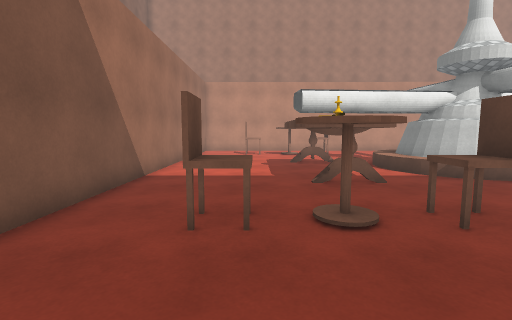
[1] (above)

15 first-person views from a walk through a Unity game level. The camera is 1.4 m above the floor, tilts 6° down and sees 85° across. The floor is counted in squares, 1 m on a side. Each view is taken from the middle of a square. On the plan, view 1 faces up. The plan holds only what a view shows up to about 14 squares ahead; the rest is blank. The place goes on beyond the plan. Surface patterns are stand-ins for the level's own textures.

[2]
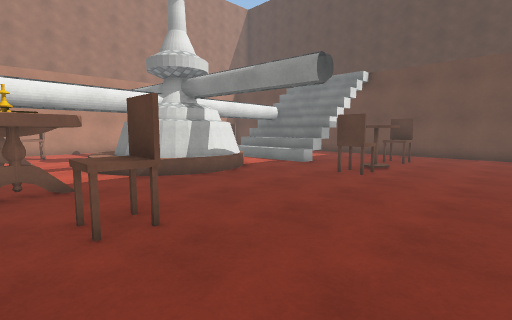

[3]
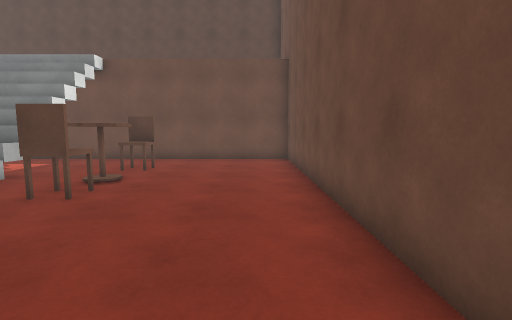

[4]
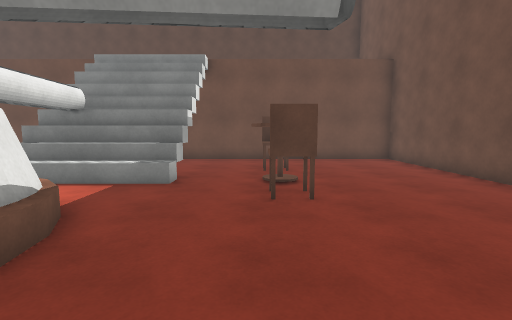

[5]
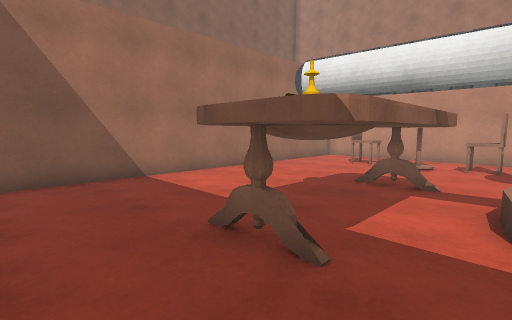

[6]
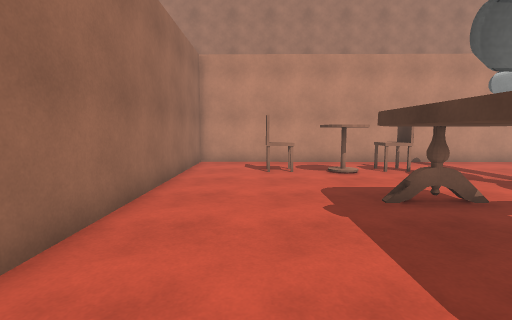

[7]
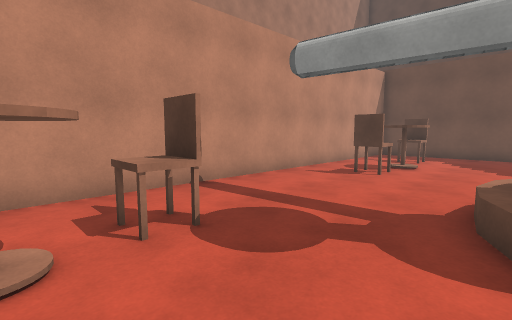

[8]
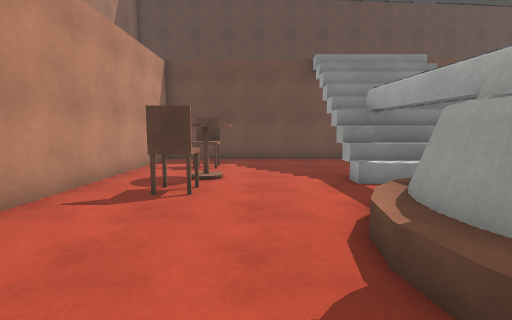

[9]
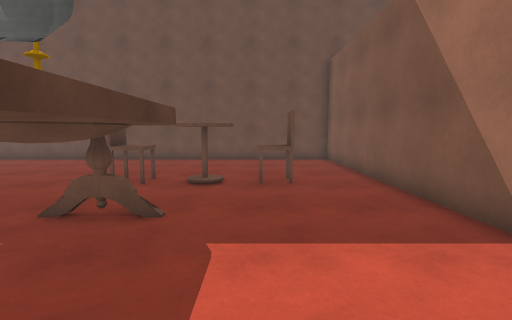

[10]
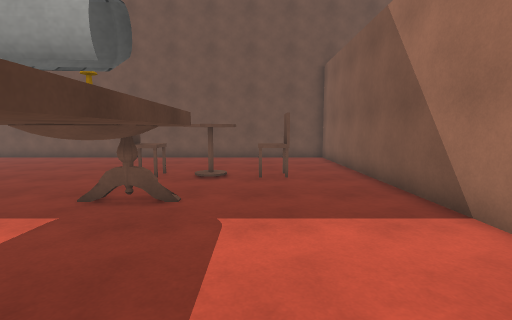

[11]
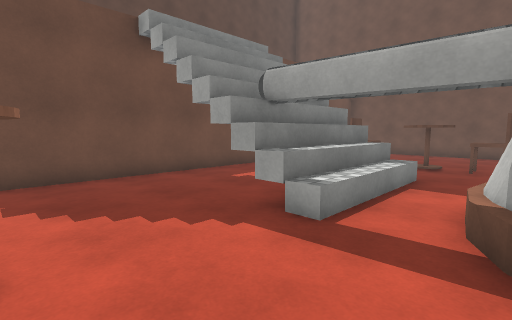

[12]
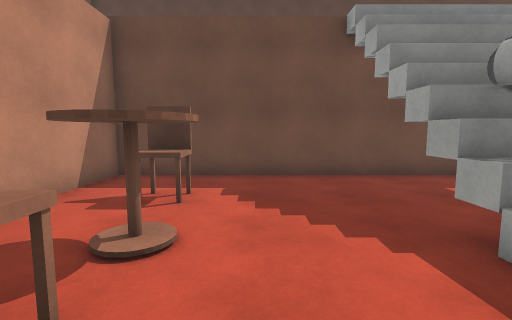

[13]
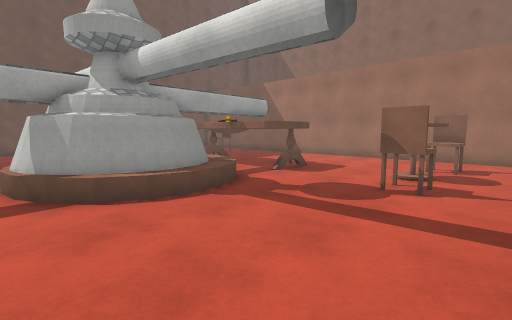

[14]
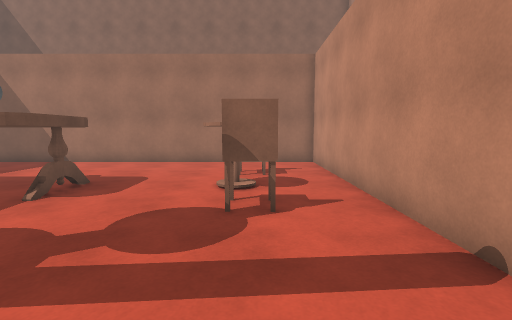

[15]
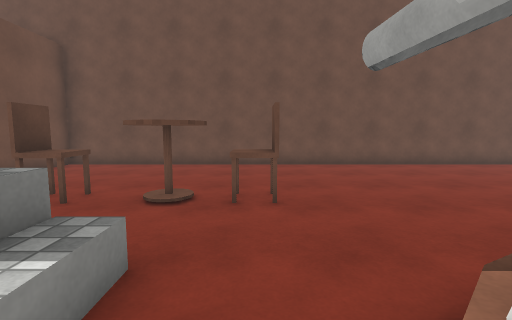

### Floor plan
Key: @ floor where view 1 was taken; # wall or solid block; x gap in a wall; . floor; = window, fence, low wall or low ledge; ^ raised ledge; O other object.
Columns run from 4 left of view 1 to 19 right of it. Each row starts with its distance up from view 1.
 20 ######################
 19 #....................###
 18 #......................#
 17 #..OO OOO......OOOOOO..#
 16 #....OOO.........OO....#
 15 #......................#
 14 #......................#
 13 #.........O###.........#
 12 #....OOOO.#####..^##...#
 11 #....O..OO#####..=##...#
 10 #....####### ##..^^#...#
  9 #....OOOO.#####..^^#...#
  8 #....OOOO..###...^^#...#
  7 #.....OO.........=x#...#
  6 #......................#
  5 #..OOOOO.......OOO.O...#
  4 #..OOOOOO......OOO.O...#
  3 #......................#
  2 #......................#
  1 #......................#
  0 #...@..................#
 -1 #......................#
 -2 ########################

Where each view was taken, in squares from view 1:
view 1: 0 up, 0 right, facing up
view 2: 0 up, 2 right, facing up-right
view 3: 0 up, 5 right, facing right
view 4: 5 up, 5 right, facing right
view 5: 5 up, 5 right, facing up-left
view 6: 7 up, 1 left, facing up
view 7: 13 up, 2 right, facing up-right
view 8: 15 up, 5 right, facing right
view 9: 12 up, 0 right, facing down
view 10: 13 up, 0 right, facing down
view 11: 16 up, 10 right, facing down-right
view 12: 15 up, 10 right, facing right
view 13: 19 up, 11 right, facing down-left
view 14: 17 up, 9 right, facing left
view 15: 10 up, 11 right, facing down
